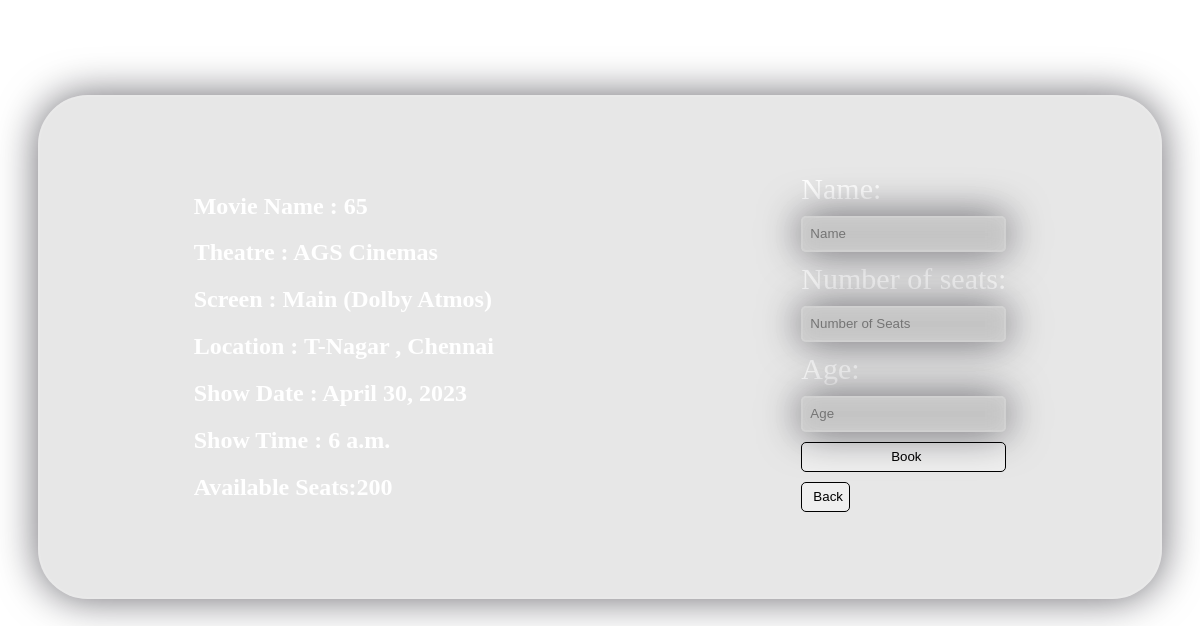
/book/3/, run on an earlier commit of the app's database.
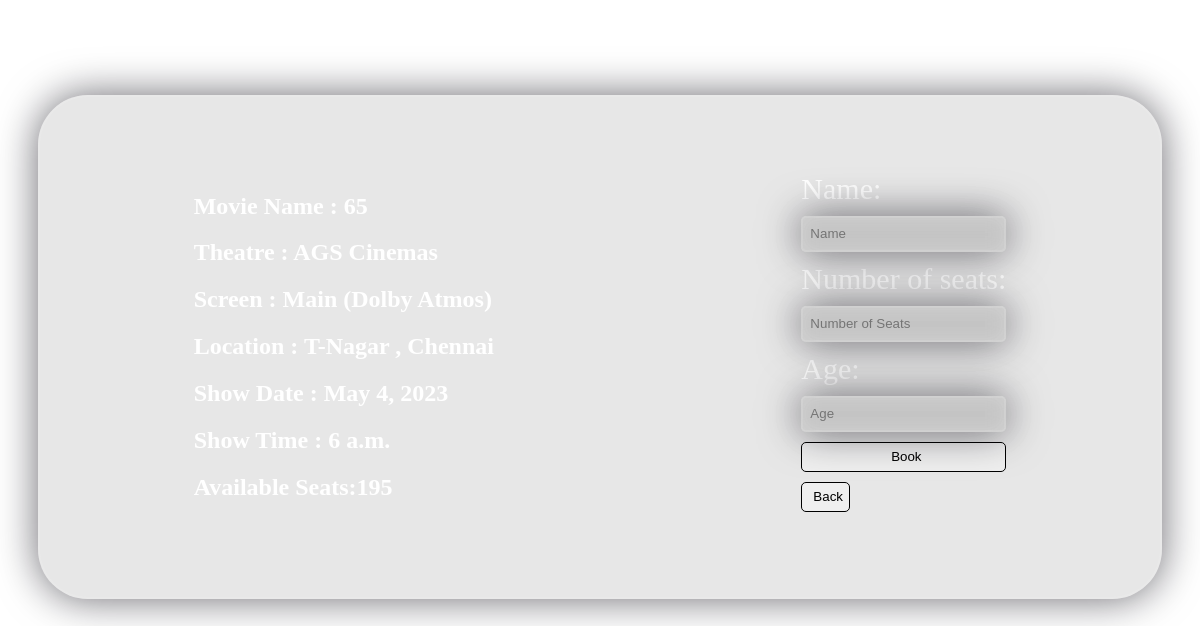
And on a later commit of the database.
### tickets/models.py (models this page shows)
class shows(models.Model):
    screen = models.ForeignKey(screen,on_delete=models.CASCADE)
    movies = models.ForeignKey(movies , on_delete= models.CASCADE)
    show_time = models.TimeField()
    show_date = models.DateField()
    no_of_free_seats = models.IntegerField()
    price=models.IntegerField(default=150)

class movies(models.Model):
    movies=models.BigAutoField(primary_key=True)
    name=models.CharField(max_length=50)
    image=models.ImageField(upload_to='pics',default="default.png")
    date=models.DateField()
    duration=models.CharField(max_length=50)
    type=models.CharField(max_length=50)
    language=models.CharField(max_length=50)
    rating=models.CharField(max_length=50)
    cast=models.TextField(max_length=100)
    trailer=models.CharField(max_length=100)
    price=models.IntegerField(default=0)

class screen(models.Model):
    name=models.CharField(max_length=50,default='main')
    theatre = models.ForeignKey(theatre,on_delete=models.CASCADE)
    type = models.CharField(max_length=50)
    no_of_total_seats = models.IntegerField()

class theatre(models.Model):
    theatre = models.BigAutoField(primary_key=True)
    name=models.CharField(max_length=50)
    location=models.CharField(max_length=50)

### tickets/views.py (the view, shortened to what this page needs)
# urls.py: path("book/<int:id>/",views.book,name="book"),
def book(request,id):
    show=shows.objects.get(id=id)
    print(show.movies.name)
    return render(request,'book.html',{'show':show})

### templates/book.html (shortened to what this page needs)
<!DOCTYPE html>
<html lang="en">
<head>
</head>
<body style="background-image: url('https://i.ibb.co/Ctn0RD8/7080236-3551904.jpg'); background-repeat: no-repeat;
background-size:cover;
background-attachment: fixed;">
    <div class="main_container">
        <div class="details">
    <h2>Movie Name : {{show.movies.name}}</h2>
    <h2>Theatre : {{show.screen.theatre.name}}</h2>
    <h2 style="text-transform: capitalize;">Screen : {{show.screen.name}} ({{show.screen.type}})</h2>
    <h2>Location : {{show.screen.theatre.location}}</h2>
    <h2>Show Date : {{show.show_date}}</h2>
    <h2>Show Time : {{show.show_time}}</h2>
    <h2>Available Seats:{{show.no_of_free_seats}}</h2>
    </div>
    <div class="forms">
    <form action="" method="post" class="forms_forms">
        <label for="Name">Name:</label>
        <input type="text" placeholder="Name" name="Name" id="Name">
        <label for="NoOfSeats">Number of seats:</label>
        <input type="number" placeholder="Number of Seats" name="NoOfSeats" id="NoOfSeats">
        <label for="Age">Age:</label>
        <input type="number" placeholder="Age" id="Age" name="Age">
        <button type="submit">Book</button>
    </form>
    <a href="http://127.0.0.1:8000/prebooking/{{show.movies.movies}}/" ><button>Back</button></a>
    </div>
    </div>
</body>
</html>

### templates/book.html (style rules this page uses)
.main_container { background-color: rgba(134, 134, 134, 0.201); color: white; border-radius: 50px; height: 500px; margin: 30px; margin-top: 8%; display: flex; align-items: center; justify-content:space-around; flex-wrap: wrap; backdrop-filter: blur(10px); border: 2px solid rgba(255,255,255,0.1); box-shadow: 0 0 40px rgba(8,7,16,0.6); }
.forms_forms { font-size: 30px; display: flex; flex-direction: column; }
label { margin-bottom: 10px; color: white; }
input { color: rgb(252, 251, 252); margin-bottom: 10px; height: 30px; text-indent: 5px; border: 1px black; border-radius: 5px; border-style: solid; background-color: rgba(134, 134, 134, 0.201); backdrop-filter: blur(10px); border: 2px solid rgba(255,255,255,0.1); box-shadow: 0 0 40px rgba(8,7,16,0.6); }
button { margin-bottom: 10px; height: 30px; text-indent: 5px; border: 1px black; border-radius: 5px; border-style: solid; text-align: center; cursor: pointer; }

What changed in the data, as far as the page shows it:
changed shows "AGS Cinemas": show_date "April 30, 2023" → "May 4, 2023"; no_of_free_seats "200" → "195"
